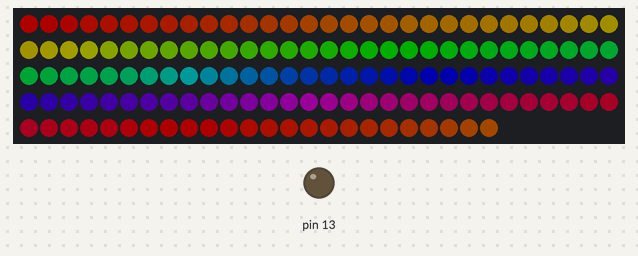
The sketch below on a simulated Arduino Uno, built with avr-gcc and run on an emulated ATmega328P. Parts: 144 RGB LEDs in strip order, left to right, continuing on the next row, output pins drawn as LEDs (lit = HIGH). Dim RGB values are drawn brighter than linear.

Above: at 0.16 s.
At 5.34 s:
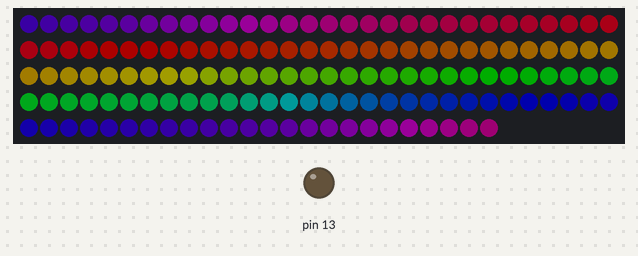
At 10.21 s:
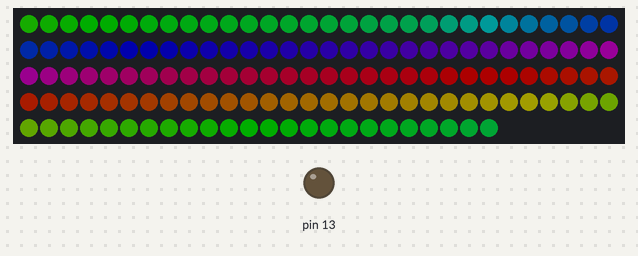
At 19.97 s:
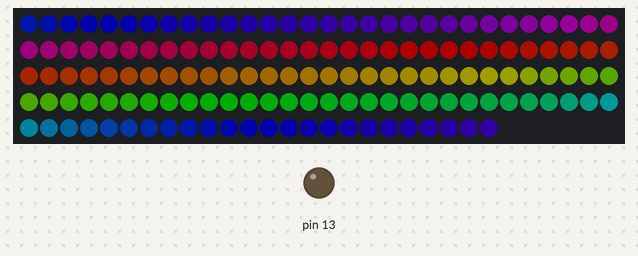
At 29.72 s:
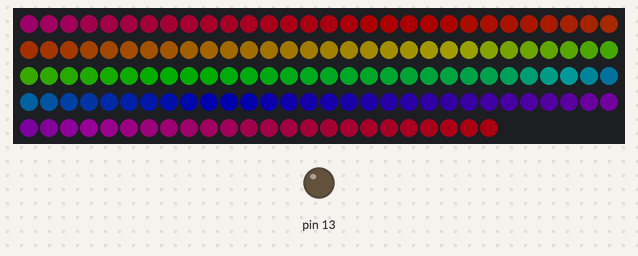
At 39.78 s:
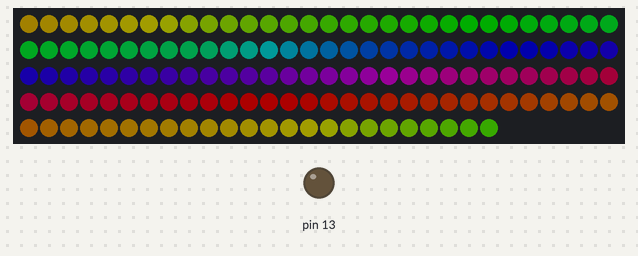

The sketch:

AresnyeDiody.ino
```cpp
#define NUM_LEDS 144
#include "FastLED.h"
#define PIN 6
CRGB leds[NUM_LEDS];
byte counter;
void setup() {
  FastLED.addLeds<WS2811, PIN, GRB>(leds, NUM_LEDS).setCorrection( TypicalLEDStrip );
  FastLED.setBrightness(50);
  pinMode(13, OUTPUT);
}
void loop() {
  for (int i = 0; i < NUM_LEDS; i++ ) {         // от 0 до первой трети
    leds[i] = CHSV(counter + i * 2, 255, 255);  // HSV. Увеличивать HUE (цвет)
    // умножение i уменьшает шаг радуги
  }
  counter++;        // counter меняется от 0 до 255 (тип данных byte)
  FastLED.show();
  delay(5);         // скорость движения радуги
}
```
